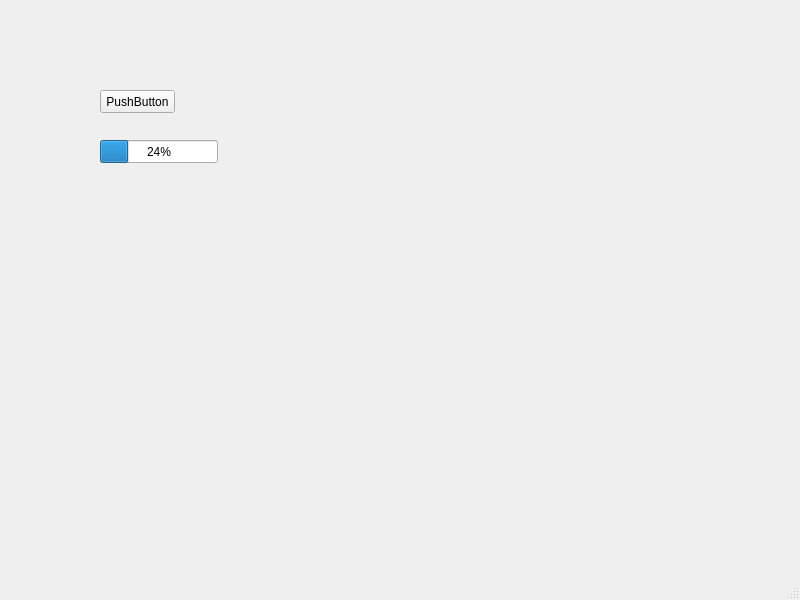
<?xml version="1.0" encoding="UTF-8"?>
<ui version="4.0">
 <class>MainWindow</class>
 <widget class="QMainWindow" name="MainWindow">
  <property name="geometry">
   <rect>
    <x>0</x>
    <y>0</y>
    <width>800</width>
    <height>600</height>
   </rect>
  </property>
  <property name="windowTitle">
   <string>MainWindow</string>
  </property>
  <widget class="QWidget" name="centralwidget">
   <widget class="QPushButton" name="pushButton">
    <property name="geometry">
     <rect>
      <x>100</x>
      <y>90</y>
      <width>75</width>
      <height>23</height>
     </rect>
    </property>
    <property name="text">
     <string>PushButton</string>
    </property>
   </widget>
   <widget class="QProgressBar" name="progressBar">
    <property name="geometry">
     <rect>
      <x>100</x>
      <y>140</y>
      <width>118</width>
      <height>23</height>
     </rect>
    </property>
    <property name="value">
     <number>24</number>
    </property>
   </widget>
  </widget>
  <widget class="QMenuBar" name="menubar">
   <property name="geometry">
    <rect>
     <x>0</x>
     <y>0</y>
     <width>800</width>
     <height>21</height>
    </rect>
   </property>
  </widget>
  <widget class="QStatusBar" name="statusbar"/>
 </widget>
 <resources/>
 <connections>
  <connection>
   <sender>pushButton</sender>
   <signal>clicked()</signal>
   <receiver>MainWindow</receiver>
   <slot>close()</slot>
   <hints>
    <hint type="sourcelabel">
     <x>128</x>
     <y>132</y>
    </hint>
    <hint type="destinationlabel">
     <x>163</x>
     <y>167</y>
    </hint>
   </hints>
  </connection>
 </connections>
</ui>
